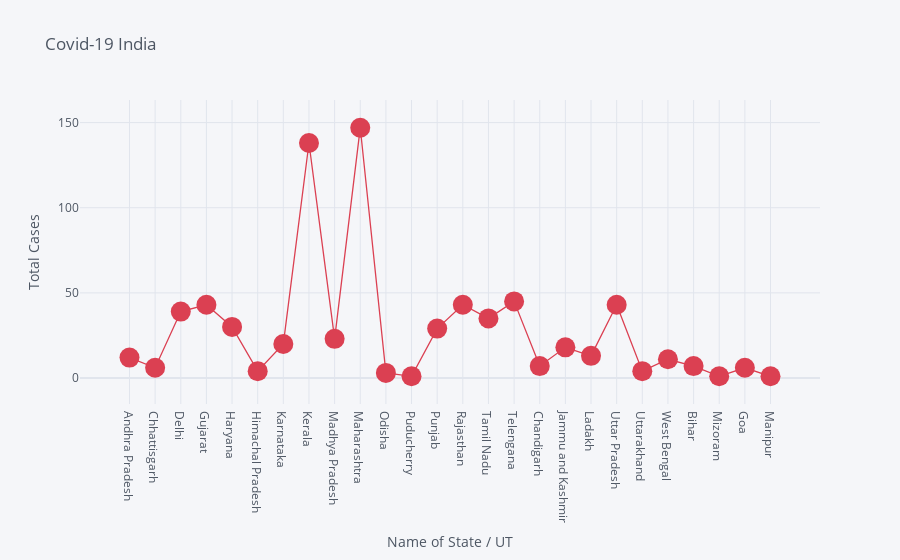

Here is the notebook cell this chart was saved with:
### Code cell
df.iplot(kind='scatter',x='Name of State / UT',y='Total Cases',mode='markers+lines',title='Covid-19 India',xTitle='Name of State / UT',yTitle='Total Cases',colors='red',size=20)

### Figure 1 — Plotly figure (JSON) as saved in the notebook; plotly's stock layout.template omitted (floating-point values rounded to 4 significant figures)
{"data": [{"line": {"color": "rgba(219, 64, 82, 1.0)", "dash": "solid", "shape": "linear", "width": 1.3}, "marker": {"size": 20, "symbol": "circle"}, "mode": "markers+lines", "name": "Total Cases", "text": "", "type": "scatter", "x": ["Andhra Pradesh", "Chhattisgarh", "Delhi", "Gujarat", "Haryana", "Himachal Pradesh", "Karnataka", "Kerala", "Madhya Pradesh", "Maharashtra", "Odisha", "Puducherry", "Punjab", "Rajasthan", "Tamil Nadu", "Telengana", "Chandigarh", "Jammu and Kashmir", "Ladakh", "Uttar Pradesh", "Uttarakhand", "West Bengal", "Bihar", "Mizoram", "Goa", "Manipur"], "y": [12, 6, 39, 43, 30, 4, 20, 138, 23, 147, 3, 1, 29, 43, 35, 45, 7, 18, 13, 43, 4, 11, 7, 1, 6, 1]}], "layout": {"legend": {"bgcolor": "#F5F6F9", "font": {"color": "#4D5663"}}, "paper_bgcolor": "#F5F6F9", "plot_bgcolor": "#F5F6F9", "title": {"font": {"color": "#4D5663"}, "text": "Covid-19 India"}, "xaxis": {"gridcolor": "#E1E5ED", "showgrid": true, "tickfont": {"color": "#4D5663"}, "title": {"font": {"color": "#4D5663"}, "text": "Name of State / UT"}, "zerolinecolor": "#E1E5ED"}, "yaxis": {"gridcolor": "#E1E5ED", "showgrid": true, "tickfont": {"color": "#4D5663"}, "title": {"font": {"color": "#4D5663"}, "text": "Total Cases"}, "zerolinecolor": "#E1E5ED"}}}
